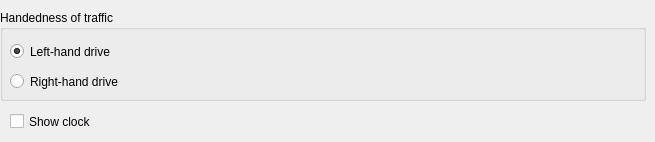
   <widget class="QWidget" name="tabGeneral">
    <attribute name="title">
     <string>General</string>
    </attribute>
    <widget class="QGroupBox" name="groupBoxHandenessOfTraffic">
     <property name="geometry">
      <rect>
       <x>0</x>
       <y>10</y>
       <width>646</width>
       <height>91</height>
      </rect>
     </property>
     <property name="title">
      <string>Handedness of traffic</string>
     </property>
     <widget class="QRadioButton" name="radioButtonLeftHandDrive">
      <property name="geometry">
       <rect>
        <x>10</x>
        <y>30</y>
        <width>141</width>
        <height>23</height>
       </rect>
      </property>
      <property name="text">
       <string>Left-hand drive</string>
      </property>
      <property name="checked">
       <bool>true</bool>
      </property>
     </widget>
     <widget class="QRadioButton" name="radioButtonRightHandDrive">
      <property name="geometry">
       <rect>
        <x>10</x>
        <y>60</y>
        <width>151</width>
        <height>23</height>
       </rect>
      </property>
      <property name="text">
       <string>Right-hand drive</string>
      </property>
     </widget>
    </widget>
    <widget class="QCheckBox" name="checkBoxShowClock">
     <property name="geometry">
      <rect>
       <x>10</x>
       <y>110</y>
       <width>111</width>
       <height>23</height>
      </rect>
     </property>
     <property name="text">
      <string>Show clock</string>
     </property>
    </widget>
   </widget>
